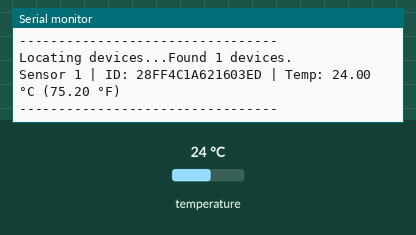
A sketch run on a simulated Arduino Uno, built with avr-gcc and run on an emulated ATmega328P. Parts: the last lines printed to the serial monitor. The test bench sets the inputs (shaded band); at power-on: temperature 24 °C.

Above: at 1.6 s.
1.7 s: temperature set to 12 °C
At 4.5 s:
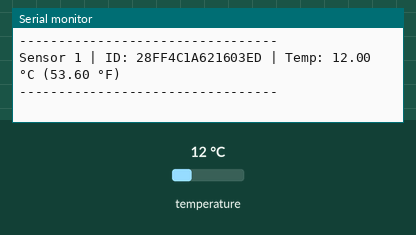
4.7 s: temperature set to 19 °C
At 6.47 s:
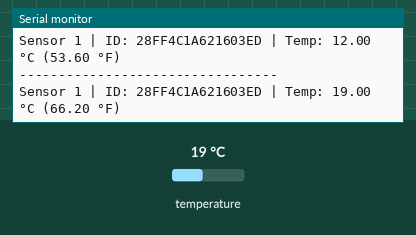
Timing chart, 0 to 8.0 s (numbered marks = the images above; inputs shaded):
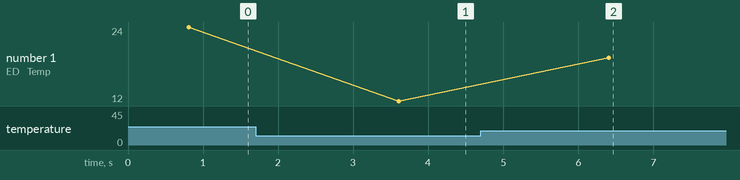

Measured:
- after the input at 1.7 s, the serial monitor: prints a new line after 1.9 s (image 1)
- after the input at 4.7 s, the serial monitor: prints a new line after 1.7 s (image 2)
- plotted number 1: 24 → 12 after the input at 1.7 s, 12 → 19 after the input at 4.7 s

The sketch:

ds18b20_address_scanner.ino
```cpp
#include <OneWire.h>
#include <DallasTemperature.h>

// Data wire is plugged into digital pin 2 on the Arduino
#define ONE_WIRE_BUS 2

// Setup a oneWire instance to communicate with any OneWire devices
OneWire oneWire(ONE_WIRE_BUS);

// Pass our oneWire reference to Dallas Temperature sensor
DallasTemperature sensors(&oneWire);

// Variable to hold the number of devices found
int deviceCount = 0;

void setup(void) {
  // Start serial port
  Serial.begin(9600);
  Serial.println("Dallas Temperature Sensor Scanner");
  Serial.println("---------------------------------");

  // Start up the library
  sensors.begin();

  // Locate devices on the bus
  deviceCount = sensors.getDeviceCount();
  Serial.print("Locating devices...");
  Serial.print("Found ");
  Serial.print(deviceCount, DEC);
  Serial.println(" devices.");
  Serial.println("");
}

void loop(void) {
  // Call sensors.requestTemperatures() to issue a global temperature
  // request to all devices on the bus
  sensors.requestTemperatures();

  // Loop through each device, print its ID and temperature
  for (int i = 0; i < deviceCount; i++) {
    DeviceAddress tempDeviceAddress;

    // Search the wire for address
    if (sensors.getAddress(tempDeviceAddress, i)) {
      Serial.print("Sensor ");
      Serial.print(i + 1);
      Serial.print(" | ID: ");
      printAddress(tempDeviceAddress);

      // Print the data
      float tempC = sensors.getTempC(tempDeviceAddress);
      float tempF = sensors.getTempF(tempDeviceAddress); // Optional: Get Fahrenheit

      Serial.print(" | Temp: ");
      Serial.print(tempC);
      Serial.print(" °C (");
      Serial.print(tempF);
      Serial.println(" °F)");
    } else {
      Serial.print("Found ghost device at index ");
      Serial.print(i);
      Serial.println(" but could not detect address. Check power and cabling");
    }
  }

  Serial.println("---------------------------------");
  delay(2000); // Wait 2 seconds before the next reading
}

// Helper function to print a device address
void printAddress(DeviceAddress deviceAddress) {
  for (uint8_t i = 0; i < 8; i++) {
    // Zero pad the address if necessary
    if (deviceAddress[i] < 16) {
      Serial.print("0");
    }
    Serial.print(deviceAddress[i], HEX);
  }
}
```
